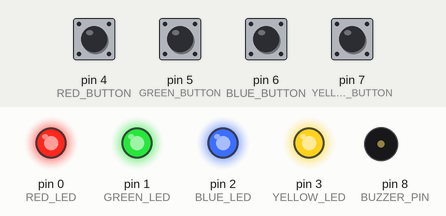
Simulated run of this sketch. Board: Arduino Uno, built with avr-gcc and run on an emulated ATmega328P. Parts: output pins drawn as LEDs (lit = HIGH), buzzer (waves = sounding). The test bench sets the inputs (shaded band); at power-on: pin 4 (RED_BUTTON), pin 5 (GREEN_BUTTON), pin 6 (BLUE_BUTTON), pin 7 (YELLOW_BUTTON) HIGH.

Above: at 1.2 s.
1.3 s: pin 4 (RED_BUTTON) pulled LOW for 0.15 s
At 1.47 s:
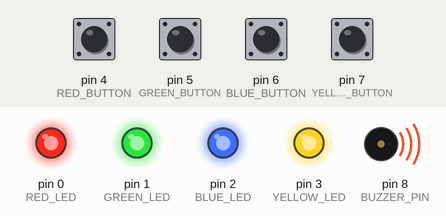
Timing chart, 0 to 4.3 s (numbered marks = the images above; inputs shaded):
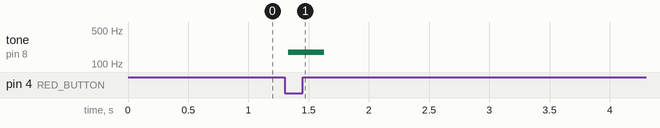

Measured:
- after the input at 1.3 s, tone on pin 8 (BUZZER_PIN): silent → 175 Hz at once, → silent 0.30 s later

The sketch:

testsketch.ino
```cpp
#include <Tone.h>
#include <Bounce2.h>


#define RED_LED 0
#define GREEN_LED 1
#define BLUE_LED 2
#define YELLOW_LED 3
#define RED_BUTTON 4
#define GREEN_BUTTON 5
#define BLUE_BUTTON 6
#define YELLOW_BUTTON 7
#define BUZZER_PIN 8

Bounce debouncerRed = Bounce();
Bounce debouncerGreen = Bounce();
Bounce debouncerBlue = Bounce();
Bounce debouncerYellow = Bounce();

Tone buzzer;

unsigned short currentDelay;

void setup() {
  pinMode(RED_LED, OUTPUT);
  pinMode(GREEN_LED, OUTPUT);
  pinMode(BLUE_LED, OUTPUT);
  pinMode(YELLOW_LED, OUTPUT);

  debouncerRed.attach(RED_BUTTON, INPUT_PULLUP);
  debouncerRed.interval(30);
  debouncerGreen.attach(GREEN_BUTTON, INPUT_PULLUP);
  debouncerGreen.interval(30);
  debouncerBlue.attach(BLUE_BUTTON, INPUT_PULLUP);
  debouncerBlue.interval(30);
  debouncerYellow.attach(YELLOW_BUTTON, INPUT_PULLUP);
  debouncerYellow.interval(30);

  buzzer.begin(BUZZER_PIN);

  digitalWrite(RED_LED, HIGH);
  digitalWrite(GREEN_LED, HIGH);
  digitalWrite(YELLOW_LED, HIGH);
  digitalWrite(BLUE_LED, HIGH);
}

void loop() {
  debouncerGreen.update();
  debouncerRed.update();
  debouncerBlue.update();
  debouncerYellow.update();

  if (debouncerGreen.fell() || debouncerRed.fell() || debouncerBlue.fell() || debouncerYellow.fell()) {
    buzzer.play(NOTE_F3, 300);
  }
}
```
